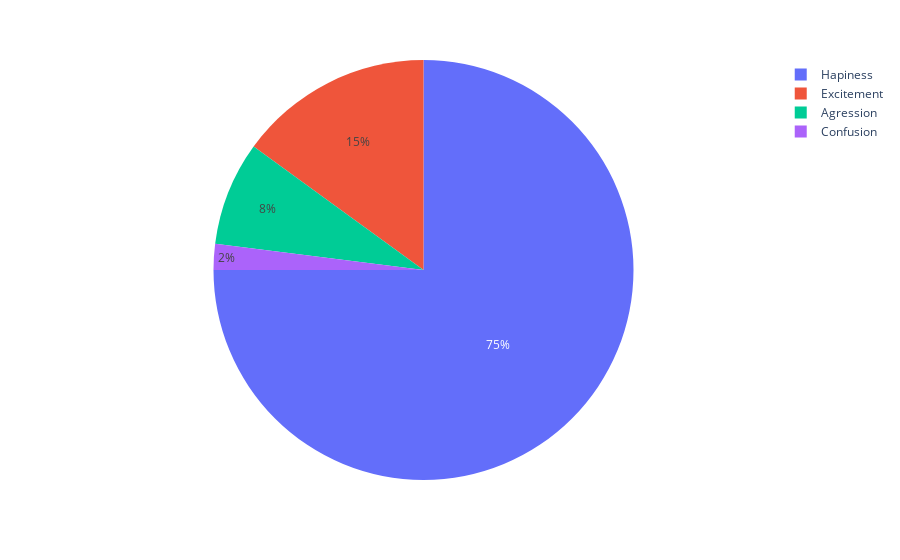

Notebook code for this chart:
### Code cell
ps.pie(data_frame=df_emo,names='x',values='y')

### Figure 1 — Plotly figure (JSON) as saved in the notebook; plotly's stock layout.template omitted (floating-point values rounded to 4 significant figures)
{"data": [{"domain": {"x": [0, 1], "y": [0, 1]}, "hovertemplate": "x=%{label}<br>y=%{value}<extra></extra>", "labels": ["Hapiness", "Excitement", "Confusion", "Agression"], "legendgroup": "", "name": "", "showlegend": true, "type": "pie", "values": [75, 15, 2, 8]}], "layout": {"legend": {"tracegroupgap": 0}, "margin": {"t": 60}}}
